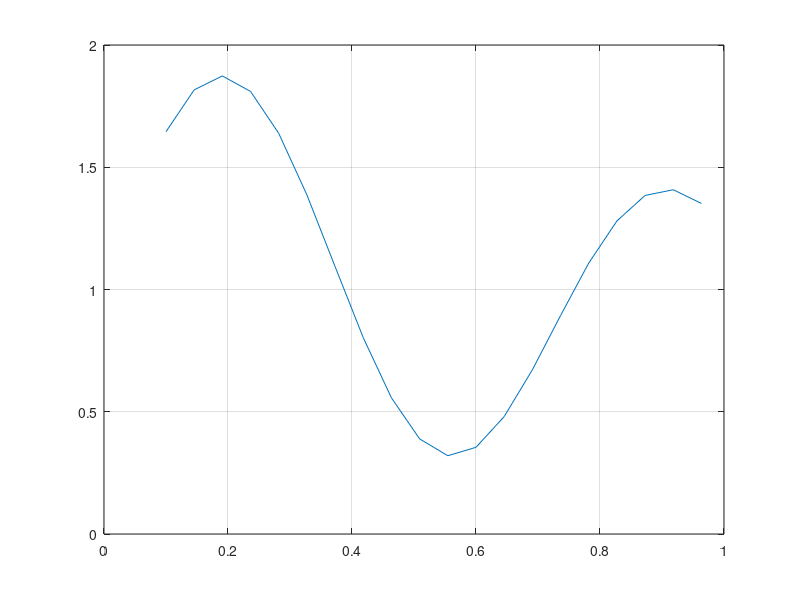
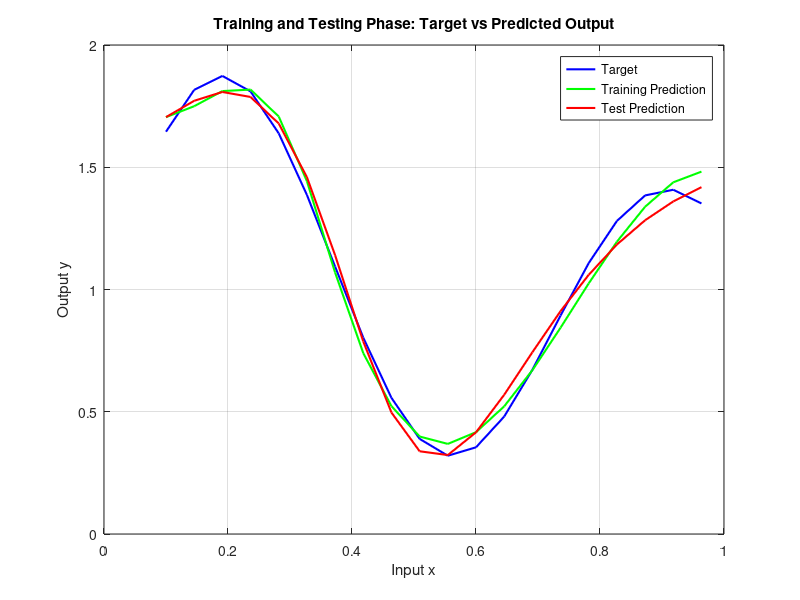

The MATLAB source for these figures, in order:
clc
clear all
close all

%ivestis
x= 0.1: 1/22 : 1;
%Atsako formule
y = ((1+0.6*sin(2*pi*x/0.7))+(0.3 * sin(2 * pi *x )));
figure(1)
plot(x,y)
grid("on")
%aprasomi svoriai
%sugeneruojami svoriai ir bias pirmajam pasleptam sluoksniui
w11_1 = rand(1);
w21_1 = rand(1);
w31_1 = rand(1);
w41_1 = rand(1);
w51_1 = rand(1);
w61_1 = rand(1);
w71_1 = rand(1);
b1_1 = rand(1);
b2_1 = rand(1);
b3_1 = rand(1);
b4_1 = rand(1);
b5_1 = rand(1);
b6_1 = rand(1);
b7_1 = rand(1);
%bias kiekcieno neurono
%Sugeneruojami svoriai ir bias(1) antrajam - išėjimo sluoksniui nes yra vienas
%neuronas isejime
w11_2 = rand(1);
w12_2 = rand(1);
w13_2 = rand(1);
w14_2 = rand(1);
w15_2 = rand(1);
w16_2 = rand(1);
w17_2 = rand(1);
b1_2 = rand(1);
%Mokymosi greitis
% pirmo isejimo antro iejimo svorio
eta = 0.1;

Y = zeros(1,length(x)); %vertes kai paskaiciuoja suraso

for j=1:2000

for i = 1:length(x)

%Pasleptojo sluoksnio iejimai kiekvieno neurono
v1_1 = w11_1*x(i)+b1_1;
v2_1 = w21_1*x(i)+b2_1;
v3_1 = w31_1*x(i)+b3_1;
v4_1 = w41_1*x(i)+b4_1;
v5_1 = w51_1*x(i)+b5_1;
v6_1 = w61_1*x(i)+b6_1;
v7_1 = w71_1*x(i)+b7_1;
%sinusas nera tiesine funkcija!!
%Pasleptojo sluoksnio aktyvacijos funkcija isejimas is pasleptojo sluoksnio
%hiperbolio tangento funkcia isistatom iejima i pirmo iejimo sluoksnio neurono. aktyvacijos funkcija
y1_1 = tanh(v1_1);
y2_1 = tanh(v2_1);
y3_1 = tanh(v3_1);
y4_1 = tanh(v4_1);
y5_1 = tanh(v5_1);
y6_1 = tanh(v6_1);
y7_1 = tanh(v7_1);
%antras (isejimo sluoksnis) pirmo slioksnio isejimu suma pridejus svorius
v1_2 = y1_1*w11_2 + y2_1*w12_2 + y3_1*w13_2 + y4_1*w14_2 + y5_1*w15_2 + y6_1*w16_2 + y7_1*w17_2 + b1_2;
%Isejimo sluoksnio aktyvacijos funkcija
y1_2=v1_2;
Y(i)=y1_2; %ISSAUGO i masyva visas svertu sumas
%Apskaiciuojama klaida
e=y(i) - y1_2
%svoriu atnaujinimas
delta1_2=e; %klaidos skaiciavimas. Lygu klaidai nes tiesinis aktyvavimo funkcija. Klaidos gradientas delta
%pasleptojo sluoksnio klaidos gradientai delta irgi klaida nes vienas
%neuronas gale

delta1_1=(1-tanh(v1_1)^2)*delta1_2*w11_2; %isvestine ir dauginam is pries tai buvusio gradiento ir svorio pries ji
delta2_1=(1-tanh(v2_1)^2)*delta1_2*w12_2;
delta3_1=(1-tanh(v3_1)^2)*delta1_2*w13_2;
delta4_1=(1-tanh(v4_1)^2)*delta1_2*w14_2;
delta5_1=(1-tanh(v5_1)^2)*delta1_2*w15_2;
delta6_1=(1-tanh(v6_1)^2)*delta1_2*w16_2;
delta7_1=(1-tanh(v7_1)^2)*delta1_2*w17_2;
%Atnaujinami svoriai
%antras isejimo sluoksnis
w11_2 = w11_2 + eta*delta1_2*y1_1;
w12_2 = w12_2 + eta*delta1_2*y2_1;
w13_2 = w13_2 + eta*delta1_2*y3_1;
w14_2 = w14_2 + eta*delta1_2*y4_1;
w15_2 = w15_2 + eta*delta1_2*y5_1;
w16_2 = w16_2 + eta*delta1_2*y6_1;
w17_2 = w17_2 + eta*delta1_2*y7_1;
b1_2 = b1_2 + eta*delta1_2;
%pasleptojo sluoksnio atnaujinimas
w11_1 = w11_1 + eta*delta1_1*x(i);
w21_1 = w21_1 + eta*delta2_1*x(i);
w31_1 = w31_1 + eta*delta3_1*x(i);
w41_1 = w41_1 + eta*delta4_1*x(i);
w51_1 = w51_1 + eta*delta5_1*x(i);
w61_1 = w61_1 + eta*delta6_1*x(i);
w71_1 = w71_1 + eta*delta7_1*x(i);
b1_1 = b1_1 + eta*delta1_1;
b2_1 = b2_1 + eta*delta2_1;
b3_1 = b3_1 + eta*delta3_1;
b4_1 = b4_1 + eta*delta4_1;
b5_1 = b5_1 + eta*delta5_1;
b6_1 = b6_1 + eta*delta6_1;
b7_1 = b7_1 + eta*delta7_1;


end
end

% testavimas
test_Y = zeros(1, length(x));
for i = 1:length(x)
    % Pasleptojo sluoksnio iejimai
    v1_1 = w11_1*x(i)+b1_1;
    v2_1 = w21_1*x(i)+b2_1;
    v3_1 = w31_1*x(i)+b3_1;
    v4_1 = w41_1*x(i)+b4_1;
    v5_1 = w51_1*x(i)+b5_1;
    v6_1 = w61_1*x(i)+b6_1;
    v7_1 = w71_1*x(i)+b7_1;
    % Pasleptojo sluoksnio aktyvacijos funkcija
    y1_1 = tanh(v1_1);
    y2_1 = tanh(v2_1);
    y3_1 = tanh(v3_1);
    y4_1 = tanh(v4_1);
    y5_1 = tanh(v5_1);
    y6_1 = tanh(v6_1);
    y7_1 = tanh(v7_1);
    % antras (isejimo sluoksnis)
    v1_2 = y1_1*w11_2 + y2_1*w12_2 + y3_1*w13_2 + y4_1*w14_2 + y5_1*w15_2 + y6_1*w16_2 + y7_1*w17_2 + b1_2;
    % Isejimo sluoksnio aktyvacijos funkcija
    y1_2 = v1_2;
    test_Y(i) = y1_2; % ISSAUGO
end

% Plot the test results
figure(2)
plot(x, y, 'b', 'LineWidth', 1.5)
hold on
plot(x, Y, 'g', 'LineWidth', 1.5)
plot(x, test_Y, 'r', 'LineWidth', 1.5)
grid on
legend('Target', 'Training Prediction', 'Test Prediction')
xlabel('Input x')
ylabel('Output y')
title('Training and Testing Phase: Target vs Predicted Output')
hold off

